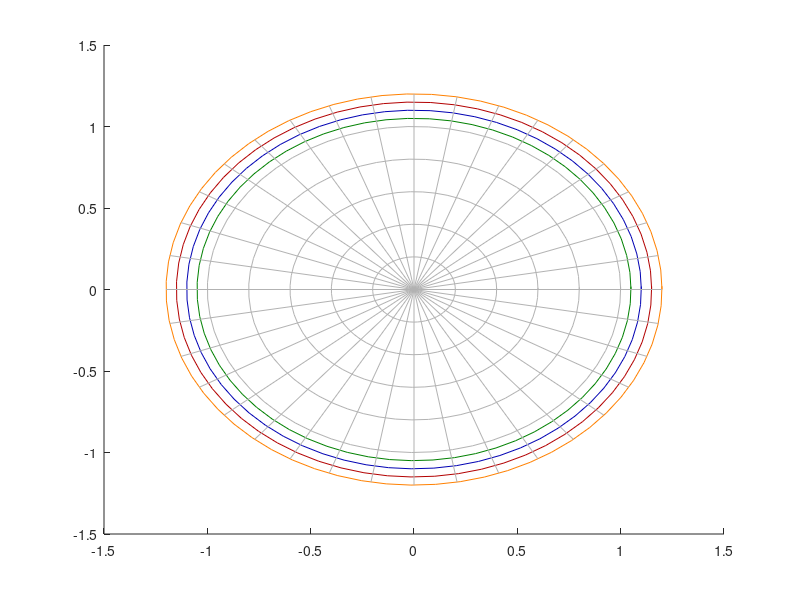

MATLAB code to generate this figure:
function [ ] = plot_background()
%This function plots a unit circle
step = 0.1;
for pp = 0:step:2*pi
    for r=0.2:0.2:1
        line([r*cos(pp),r*cos(pp+step)],[r*sin(pp),r*sin(pp+step)],'color',[0.7 0.7 0.7]);
        hold on;
    end
    r = 1.05;
    line([r*cos(pp),r*cos(pp+step)],[r*sin(pp),r*sin(pp+step)],'color',[0 0.5 0]);
    hold on;
    r = 1.1;
    line([r*cos(pp),r*cos(pp+step)],[r*sin(pp),r*sin(pp+step)],'color',[0 0 0.7]);
    hold on;
    r = 1.15;
    line([r*cos(pp),r*cos(pp+step)],[r*sin(pp),r*sin(pp+step)],'color',[0.7 0 0]);
    hold on;
    r = 1.2;
    line([r*cos(pp),r*cos(pp+step)],[r*sin(pp),r*sin(pp+step)],'color',[1 0.5 0]);
    hold on;
end
for angle = 0:10*pi/180:2*pi
    line([0,r*cos(angle)],[0,r*sin(angle)],'color',[0.7 0.7 0.7])
end

end

